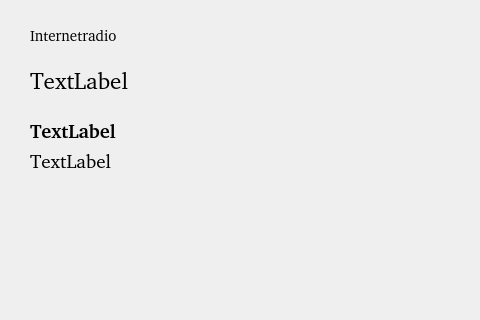
<?xml version="1.0" encoding="UTF-8"?>
<ui version="4.0">
 <class>RadioWindow</class>
 <widget class="QWidget" name="RadioWindow">
  <property name="geometry">
   <rect>
    <x>0</x>
    <y>0</y>
    <width>480</width>
    <height>320</height>
   </rect>
  </property>
  <property name="windowTitle">
   <string>Form</string>
  </property>
  <widget class="QLabel" name="label">
   <property name="geometry">
    <rect>
     <x>30</x>
     <y>20</y>
     <width>161</width>
     <height>31</height>
    </rect>
   </property>
   <property name="font">
    <font>
     <family>Noto Sans [unknown]</family>
     <pointsize>11</pointsize>
    </font>
   </property>
   <property name="text">
    <string>Internetradio</string>
   </property>
  </widget>
  <widget class="QLabel" name="lblStationname">
   <property name="geometry">
    <rect>
     <x>30</x>
     <y>60</y>
     <width>421</width>
     <height>41</height>
    </rect>
   </property>
   <property name="font">
    <font>
     <family>Noto Sans [unknown]</family>
     <pointsize>17</pointsize>
    </font>
   </property>
   <property name="text">
    <string>TextLabel</string>
   </property>
   <property name="alignment">
    <set>Qt::AlignLeading|Qt::AlignLeft|Qt::AlignVCenter</set>
   </property>
  </widget>
  <widget class="QLabel" name="lblState">
   <property name="geometry">
    <rect>
     <x>20</x>
     <y>230</y>
     <width>51</width>
     <height>41</height>
    </rect>
   </property>
   <property name="text">
    <string/>
   </property>
   <property name="pixmap">
    <pixmap resource="../raspidac.qrc">:/pics/resources/pause.png</pixmap>
   </property>
   <property name="alignment">
    <set>Qt::AlignCenter</set>
   </property>
  </widget>
  <widget class="QLabel" name="lblStationtext">
   <property name="geometry">
    <rect>
     <x>30</x>
     <y>110</y>
     <width>421</width>
     <height>41</height>
    </rect>
   </property>
   <property name="font">
    <font>
     <family>Noto Sans [unknown]</family>
     <pointsize>14</pointsize>
     <weight>75</weight>
     <bold>true</bold>
    </font>
   </property>
   <property name="text">
    <string>TextLabel</string>
   </property>
   <property name="alignment">
    <set>Qt::AlignLeading|Qt::AlignLeft|Qt::AlignVCenter</set>
   </property>
  </widget>
  <widget class="QLabel" name="lblNowPlaying">
   <property name="geometry">
    <rect>
     <x>30</x>
     <y>140</y>
     <width>421</width>
     <height>41</height>
    </rect>
   </property>
   <property name="font">
    <font>
     <family>Noto Sans [unknown]</family>
     <pointsize>14</pointsize>
    </font>
   </property>
   <property name="text">
    <string>TextLabel</string>
   </property>
   <property name="alignment">
    <set>Qt::AlignLeading|Qt::AlignLeft|Qt::AlignVCenter</set>
   </property>
  </widget>
  <widget class="QLabel" name="lblAlbumArt">
   <property name="geometry">
    <rect>
     <x>360</x>
     <y>200</y>
     <width>91</width>
     <height>91</height>
    </rect>
   </property>
   <property name="text">
    <string/>
   </property>
   <property name="pixmap">
    <pixmap resource="../raspidac.qrc">:/pics/resources/logo.png</pixmap>
   </property>
   <property name="scaledContents">
    <bool>true</bool>
   </property>
  </widget>
 </widget>
 <resources>
  <include location="../raspidac.qrc"/>
 </resources>
 <connections/>
</ui>
